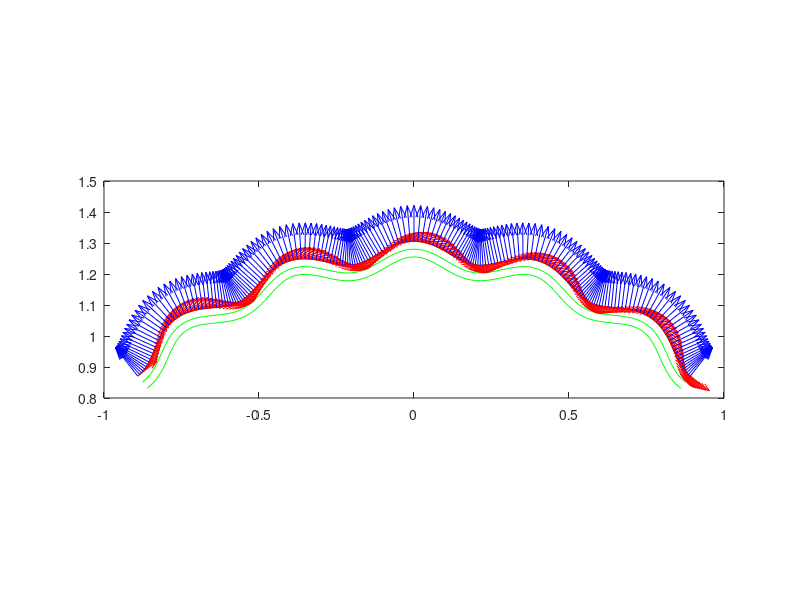

Source code (MATLAB):
clear;
clc;
g_a = 0.03;
g_f = 20;
K=0.8;

R = 1/K;

L = 2;

p = 200;


delta = L/p;

a1 = 0:delta:L;
a2 = [-0.025, 0, 0.025];

ar = pi/2+(L-2*a1)/(2*R);


r(1,:)=(R + g_a.*cos(g_f.*ar)).*cos(ar);
r(2,:)=(R + g_a.*cos(g_f.*ar)).*sin(ar);

a=g_a*g_f*K.*sin(g_f.*ar);
b=(1+g_a*K.*cos(g_f.*ar));

n(1,:)=-a.*sin(ar)+b.*cos(ar);
n(2,:)=a.*cos(ar)+b.*sin(ar);

length_n=sqrt(a.*a+b.*b); 

n=n./length_n;

l = sqrt(n(1,:).*n(1,:)+n(2,:).*n(2,:));

figure;
for i=1:length(a2)
  z=a2(i)*n;
  %l = sqrt(z(1,:).*z(1,:)+z(2,:).*z(2,:))
  R=r+z;
  plot(R(1,:),R(2,:), 'g');
  hold on;  
end


%alpha1=a1(1:4:end);
%alpha2=a2(1:4:end);
%
%ar = (pi*R+L)/(2*R) - alpha1./R;
%
%x=(R + g_a.*cos(g_f.*ar)).*cos(ar)
%y=(R + g_a.*cos(g_f.*ar)).*sin(ar)
%
%r11=(2*g_a*g_f*K*K).*sin(g_f.*ar).*sin(ar)-(g_a*K*K.*cos(g_f.*ar).*(g_f*g_f+1)+1).*cos(ar);
%r12=(-2*g_a*g_f*K*K).*sin(g_f.*ar).*cos(ar)-(g_a*K*K.*cos(g_f.*ar).*(g_f*g_f+1)+1).*sin(ar);
%
alpha2 = a2(3);

x=r(1,:)+alpha2*n(1,:);
y=r(2,:)+alpha2*n(2,:);

l2 = a.*a+b.*b;
dl = sqrt(l2.*l2.*l2);

dn(1,:)=l2.*(2*g_a*g_f*K*K.*sin(g_f*ar).*cos(ar)+(g_a*K*K*(1+g_f*g_f).*cos(g_f*ar)+K).*sin(ar));
dn(2,:)=l2.*(2*g_a*g_f*K*K.*sin(g_f*ar).*sin(ar)-(g_a*K*K*(1+g_f*g_f).*cos(g_f*ar)+K).*cos(ar));
dn(1,:)=dn(1,:)-(1+g_a*(1-g_f*g_f)*K.*cos(g_f*ar)).*(g_a*g_f*K*K.*sin(g_f*ar)).*((1+g_a*K.*cos(g_f.*ar)).*cos(ar)-g_a*g_f*K*sin(g_f.*ar).*sin(ar));
dn(2,:)=dn(2,:)-(1+g_a*(1-g_f*g_f)*K.*cos(g_f*ar)).*(g_a*g_f*K*K.*sin(g_f*ar)).*((1+g_a*K.*cos(g_f.*ar)).*sin(ar)+g_a*g_f*K*sin(g_f.*ar).*cos(ar));
dn=dn./dl;

dr(1,:)=a.*cos(ar)+b.*sin(ar);
dr(2,:)=a.*sin(ar)-b.*cos(ar);

R1=dr+alpha2*dn;
R2=n;

ip=1;

%quiver (x(1:ip:end),y(1:ip:end), v(1, 1:ip:end), v(2, 1:ip:end), 'k')

%quiver (x(1:ip:end),y(1:ip:end), dr(1, 1:ip:end), dr(2, 1:ip:end), 'm')
%quiver (x(1:ip:end),y(1:ip:end), dn(1, 1:ip:end), dn(2, 1:ip:end), 'c')

quiver (x(1:ip:end),y(1:ip:end), R1(1, 1:ip:end), R1(2, 1:ip:end), 'r')
quiver (x(1:ip:end),y(1:ip:end), R2(1, 1:ip:end), R2(2, 1:ip:end), 'b')

daspect([1 1 1])
